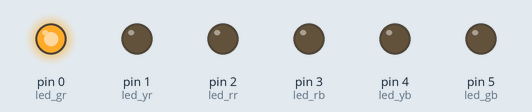
This sketch was run on a simulated Arduino Uno, built with avr-gcc and run on an emulated ATmega328P. On the bench: output pins drawn as LEDs (lit = HIGH).

Above: at 2.5 s.
At 5.2 s:
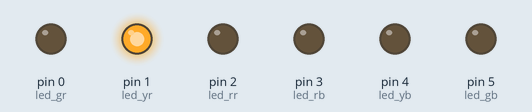
At 6.9 s:
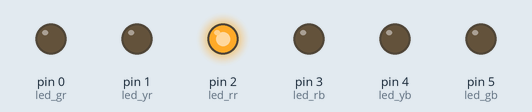
At 10.9 s:
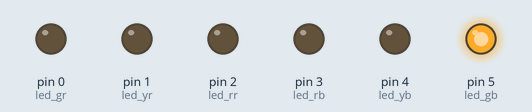
At 13.6 s:
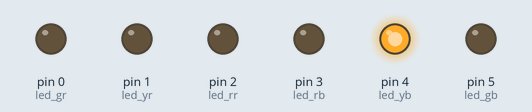
At 15.3 s:
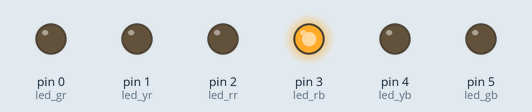
Timing chart, 0 to 21.8 s (numbered marks = the images above):
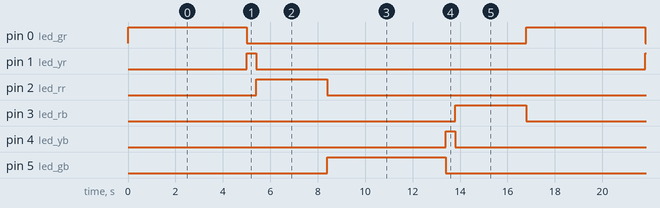

The sketch:

th_baitap2.ino
```cpp
int led_rr = 2;
int led_yr = 1;
int led_gr = 0;

int led_rb = 3;
int led_yb = 4;
int led_gb = 5;

bool led_state = false;

int red_time = 3000;
int yellow_time = 400;
int green_time = 5000;

void setup() {
  // put your setup code here, to run once:
  pinMode(led_gr, OUTPUT);
  pinMode(led_gb, OUTPUT);

  pinMode(led_yr, OUTPUT);
  pinMode(led_yb, OUTPUT);

  pinMode(led_rr, OUTPUT);
  pinMode(led_rb, OUTPUT);
}

void loop() {
  // put your main code here, to run repeatedly:
  if (led_state != true) {
    digitalWrite(led_gr, HIGH);
    delay(green_time);
    digitalWrite(led_gr, LOW);

    digitalWrite(led_yr, HIGH);
    delay(yellow_time);
    digitalWrite(led_yr, LOW);

    digitalWrite(led_rr, HIGH);
    delay(red_time);
    digitalWrite(led_rr, LOW);

    led_state = true;
  } else {
    digitalWrite(led_gb, HIGH);
    delay(green_time);
    digitalWrite(led_gb, LOW);

    digitalWrite(led_yb, HIGH);
    delay(yellow_time);
    digitalWrite(led_yb, LOW);

    digitalWrite(led_rb, HIGH);
    delay(red_time);
    digitalWrite(led_rb, LOW);

    led_state = false;
  }
}
```

Measured:
- by itself, pin 0 (led_gr), pin 5 (led_gb): alternates HIGH for 5.0 s and LOW for 11.8 s
- by itself, pin 1 (led_yr), pin 4 (led_yb): alternates HIGH for 0.40 s and LOW for 16.4 s
- by itself, pin 2 (led_rr), pin 3 (led_rb): alternates HIGH for 3.0 s and LOW for 13.8 s
